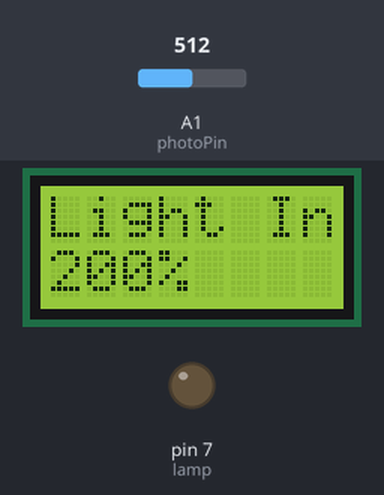
Simulated run of this sketch. Board: Arduino Uno, built with avr-gcc and run on an emulated ATmega328P. Shown: 8×2 character LCD, output pins drawn as LEDs (lit = HIGH). The test bench sets the inputs (shaded band); at power-on: A1 (photoPin) = 512. What the sketch prints to the serial monitor is not drawn.

Above: at 2.3 s.
2.4 s: A1 (photoPin) set to 137
At 6.1 s:
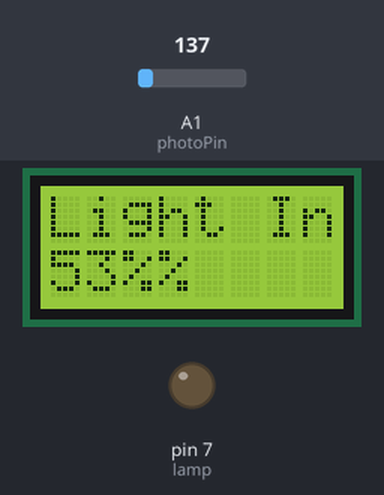
6.6 s: A1 (photoPin) set to 113
At 8.9 s:
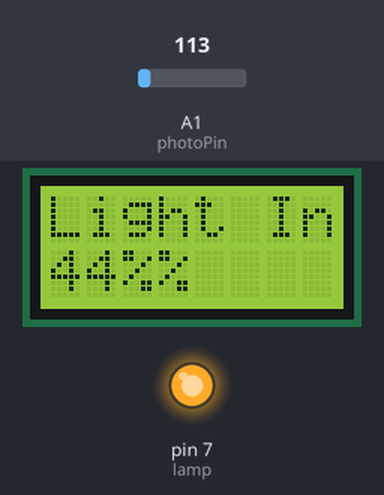
10.0 s: A1 (photoPin) set to 29
At 13.0 s:
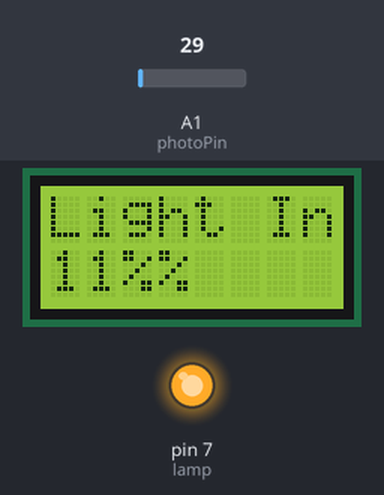
13.4 s: A1 (photoPin) set to 22
At 15.8 s:
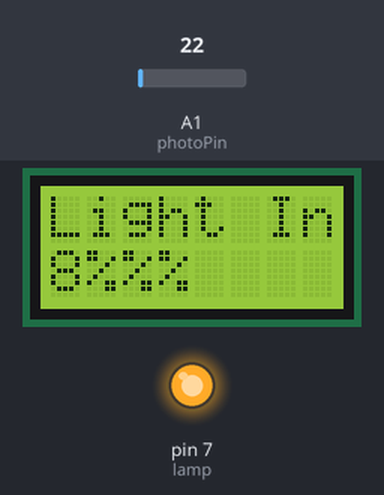
16.8 s: A1 (photoPin) set to 306
At 18.6 s:
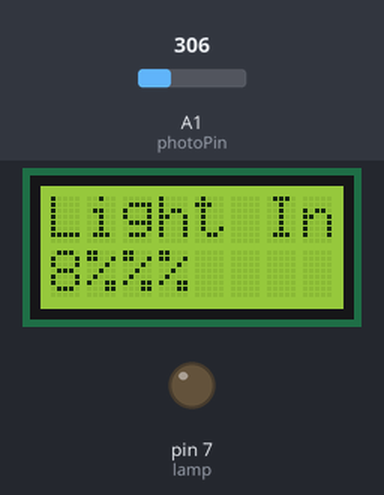
Timing chart, 0 to 20.1 s (numbered marks = the images above; inputs shaded):
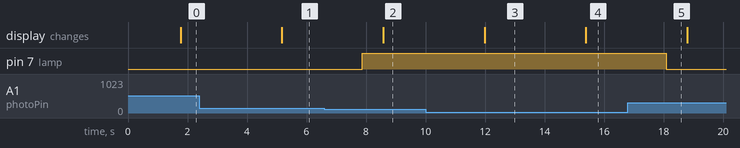

The sketch:

Photo_led.ino
```cpp
#include <LiquidCrystal.h>

#define photoPin A1
#define lamp 7

LiquidCrystal lcd(12, 11, 5, 4, 3, 2);

int photo_val = 0;
int photo_percents=0;
int i = 0;

void setup() {
  pinMode(photoPin , INPUT);
  pinMode(lamp , OUTPUT);
  digitalWrite(lamp,LOW);
  Serial.begin(9600);

  lcd.begin(8, 2);
  lcd.setCursor(0,0);

}
void loop() {
  photo_val = analogRead(photoPin);
  photo_percents = filter(photo_val);
  Serial.print("Light Intensity ");
  Serial.print(photo_percents);
  Serial.println(" %");
 delay (1000);

  if (photo_percents < 50){
    digitalWrite(lamp,HIGH);
    //digitalWrite(lamp,LOW);
    delay(700);
    }
  else{
    digitalWrite(lamp,LOW);
    //digitalWrite(lamp,HIGH);
    delay(700);
    }

  lcd.setCursor(0,0);
  lcd.print("Light Intensity :");
  lcd.setCursor(0,1);
  lcd.print(photo_percents);
  lcd.print("%");
 }
int filter(int values){
    int percents;
    i = 0;
    if (i%2 == 0){
      percents = map(values, 0, 255, 0, 100);
      return percents;
      }
    else  i += 1;
  }
```

Measured:
- the behaviour switches between 128 and 127 on A1 (photoPin) (found by bisection; images 1 and 2)
- the behaviour switches between 26 and 25 on A1 (photoPin) (found by bisection; images 3 and 4)
- after the input at 2.4 s, the display: changes after 2.8 s (image 1)
- after the input at 6.6 s, pin 7 (lamp): LOW → HIGH after 1.3 s; the display: changes after 2.0 s (image 2)
- after the input at 10.0 s, the display: changes after 2.0 s (image 3)
- after the input at 13.4 s, the display: changes after 2.0 s (image 4)
- after the input at 16.8 s, pin 7 (lamp): HIGH → LOW after 1.3 s
